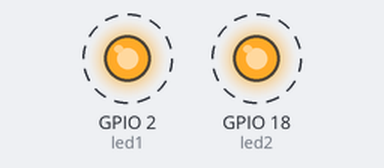
Recording of a program running on a simulated ESP32. Shown: output pins drawn as LEDs (lit = HIGH). Dashed ring = blinking. What the program prints to the serial monitor is not drawn.

Above: at 0.2 s.
Timing chart, 0 to 3.0 s (numbered marks = the images above):
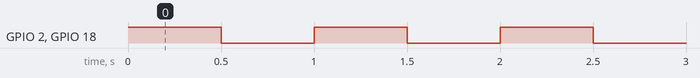

The program:

main.cpp
```cpp
#include <Arduino.h>

const int led1 = 2; // Pin of the LED
const int led2 = 18; // Pin of the LED


void toggleLED1(void * parameter){
for(;;){ // loop infinit
// Turn the LED on
digitalWrite(led1, HIGH);
Serial.println("ON  LED1");
// Pause the task for 500ms
vTaskDelay(500 / portTICK_PERIOD_MS);
// Turn the LED off
digitalWrite(led1, LOW);
Serial.println("OFF LED1");
// Pause the task again for 500ms
vTaskDelay(500 / portTICK_PERIOD_MS);
}
vTaskDelete(NULL);
}

void toggleLED2(void * parameter){
for(int i = 0; i < 10; i++){
// loop de 10 veces
// Turn the LED on
digitalWrite(led2, HIGH);
Serial.println("ON  LED2");
// Pause the task for 500ms
vTaskDelay(500 / portTICK_PERIOD_MS);
// Turn the LED off
digitalWrite(led2, LOW);
Serial.println("OFF LED2");
// Pause the task again for 500ms
vTaskDelay(500 / portTICK_PERIOD_MS);
}
vTaskDelete(NULL);
}

void setup(){
  Serial.begin(9600);
  pinMode(led1,OUTPUT);
  pinMode(led2,OUTPUT);
  xTaskCreate(
    toggleLED1,
    // Function that should be called
    "Toggle LED1",
    // Name of the task (for debugging)
    1000,
    // Stack size (bytes)
    NULL,
    // Paramecollect2: error: ld returned 1 exit statuster to pass
    1,
    // Task priorityoid * parameter
    NULL
  );

  xTaskCreate(
  toggleLED2,
    // Function that should be called
    "Toggle LED2",
    // Name of the task (for debugging)
    1000,
    // Stack size (bytes)
    NULL,
    // Paramecollect2: error: ld returned 1 exit statuster to pass
    1,
    // Task priorityoid * parameter
    NULL
  );
}

void loop(){}
```

Measured:
- by itself, GPIO 2 (led1): alternates HIGH for 0.50 s and LOW for 0.50 s
- by itself, GPIO 18 (led2): alternates HIGH for 0.50 s and LOW for 0.50 s, 20 changes in all, then stays LOW
